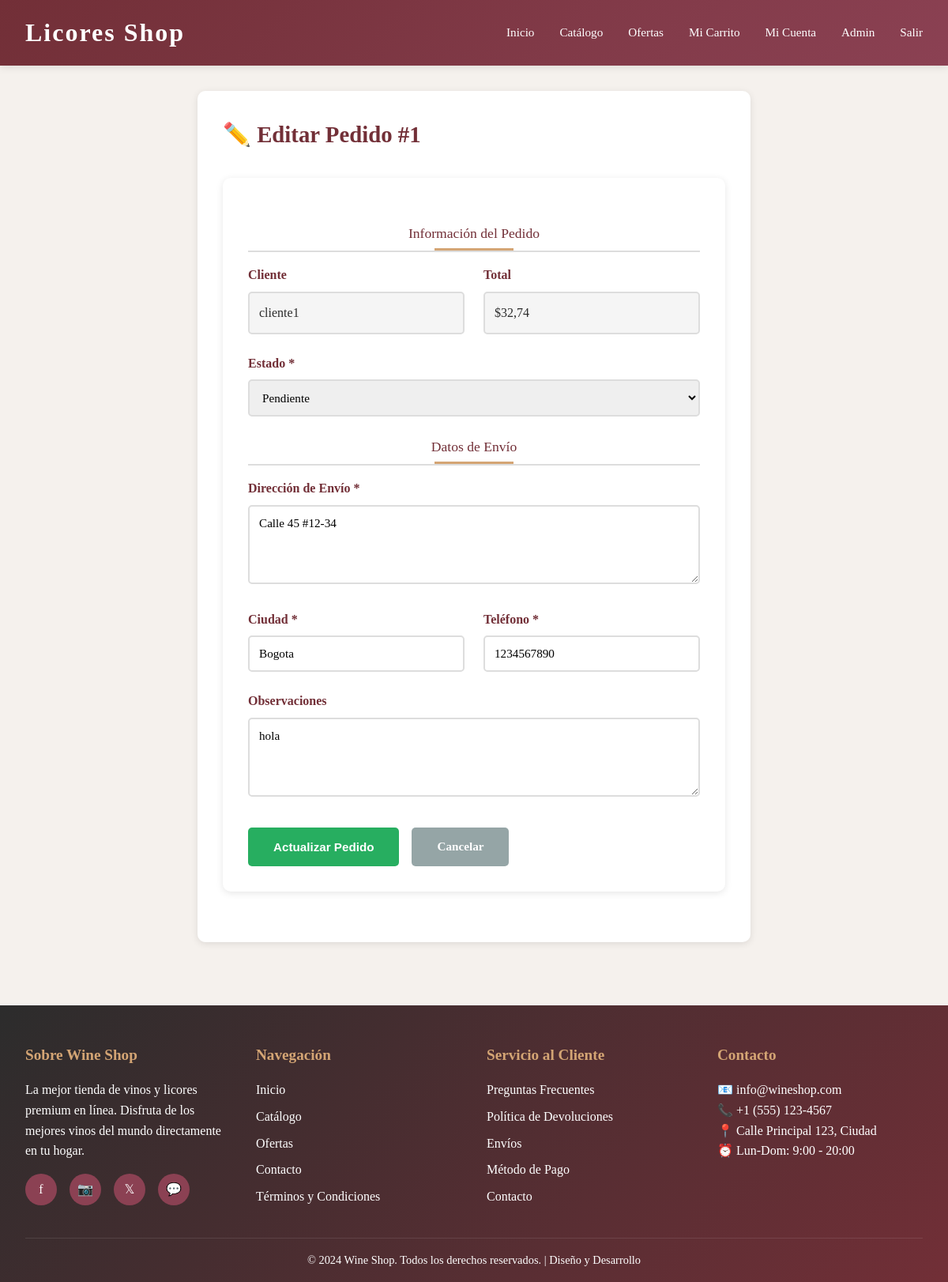
The page /pedidos/editar/1/ (signed in) on the database its author committed.
### shop/models.py (models this page shows, shortened)
class Pedido(models.Model):
    ESTADOS_PEDIDO = [
        ('pendiente', 'Pendiente'),
        ('confirmado', 'Confirmado'),
        ('enviado', 'Enviado'),
        ('entregado', 'Entregado'),
        ('cancelado', 'Cancelado'),
    ]
    METODOS_PAGO = [
        ('tarjeta', 'Tarjeta de Crédito'),
        ('efectivo', 'Efectivo'),
        ('transferencia', 'Transferencia Bancaria'),
    ]
    cliente = models.ForeignKey(User, on_delete=models.CASCADE, related_name='pedidos')
    fecha_pedido = models.DateTimeField(auto_now_add=True)
    total = models.DecimalField(max_digits=10, decimal_places=2)
    estado = models.CharField(max_length=20, choices=ESTADOS_PEDIDO, default='pendiente')
    metodo_pago = models.CharField(max_length=20, choices=METODOS_PAGO)
    direccion_envio = models.TextField()
    ciudad_envio = models.CharField(max_length=100)
    telefono_envio = models.CharField(max_length=20)
    observaciones = models.TextField(blank=True)
    class Meta:
        ordering = ['-fecha_pedido']
        indexes = [
            models.Index(fields=['cliente', 'estado']),
            models.Index(fields=['-fecha_pedido']),
        ]

### shop/views.py (the view, shortened to what this page needs)
# urls.py: path('pedidos/editar/<int:id>/', views.pedido_edit, name='pedido_edit'),
@admin_required
def pedido_edit(request, id):
    pedido = get_object_or_404(Pedido, id=id)
    context = {'pedido': pedido}
    return render(request, 'crud/pedido_form.html', context)

### shop/views.py (called while the page is built)
def admin_required(view_func):
    @wraps(view_func)
    def wrapper(request, *args, **kwargs):
        if not request.user.is_authenticated:
            return redirect('login')
        if not request.user.is_superuser:
            messages.error(request, 'Acceso denegado. Solo administradores.')
            return redirect('home')
        return view_func(request, *args, **kwargs)
    return wrapper

### templates/crud/pedido_form.html (shortened to what this page needs)
{% extends "crud/base_crud.html" %}
{% block crud_content %}
<div class="form-container">
    <h2 class="form-title">✏️ Editar Pedido #{{ pedido.id }}</h2>
    <form method="POST">
        <div class="section-title">Información del Pedido</div>
        <div class="form-row">
            <div class="form-group">
                <label>Cliente</label>
                <div class="readonly-field">{{ pedido.cliente.username }}</div>
            </div>
            <div class="form-group">
                <label>Total</label>
                <div class="readonly-field">${{ pedido.total }}</div>
            </div>
        </div>
        <div class="form-group">
            <label for="estado">Estado *</label>
            <select id="estado" name="estado" required>
                <option value="pendiente" {% if pedido.estado == 'pendiente' %}selected{% endif %}>Pendiente</option>
            </select>
        </div>
        <div class="section-title">Datos de Envío</div>
        <div class="form-group">
            <label for="direccion_envio">Dirección de Envío *</label>
            <textarea id="direccion_envio" name="direccion_envio" required>{{ pedido.direccion_envio }}</textarea>
        </div>
        <div class="form-row">
            <div class="form-group">
                <label for="ciudad_envio">Ciudad *</label>
                <input type="text" id="ciudad_envio" name="ciudad_envio" required value="{{ pedido.ciudad_envio }}">
            </div>
            <div class="form-group">
                <label for="telefono_envio">Teléfono *</label>
                <input type="tel" id="telefono_envio" name="telefono_envio" required value="{{ pedido.telefono_envio }}">
            </div>
        </div>
        <div class="form-group">
            <label for="observaciones">Observaciones</label>
            <textarea id="observaciones" name="observaciones">{{ pedido.observaciones }}</textarea>
        </div>
        <div class="form-actions">
            <button type="submit" class="btn-submit">Actualizar Pedido</button>
            <a href="{% url 'pedidos_list' %}" class="btn-cancel">Cancelar</a>
        </div>
    </form>
</div>
{% endblock %}

### templates/base.html (style rules this page uses)
* { margin: 0; padding: 0; box-sizing: border-box; }
:root { --primary: #722f37; --secondary: #8b4153; --accent: #d4a574; --light: #f5f1ed; --dark: #2c2c2c; --white: #ffffff; --error: #e74c3c; --success: #27ae60; }
body { font-family: 'Playfair Display', 'Georgia', serif; background-color: var(--light); color: var(--dark); line-height: 1.6; }
.section-title { font-size: 2.5rem; color: var(--primary); margin: 2rem 0 1rem; text-align: center; position: relative; padding-bottom: 1rem; }
.section-title::after { content: ''; position: absolute; bottom: 0; left: 50%; transform: translateX(-50%); width: 100px; height: 3px; background: var(--accent); }
form { background: var(--white); padding: 2rem; border-radius: 10px; box-shadow: 0 2px 10px rgba(0,0,0,0.1); margin: 2rem 0; }
.form-group { margin-bottom: 1.5rem; }
label { display: block; margin-bottom: 0.5rem; color: var(--primary); font-weight: 600; }
input, textarea, select { width: 100%; padding: 0.75rem; border: 2px solid #ddd; border-radius: 5px; font-family: 'Playfair Display', serif; font-size: 0.95rem; transition: border-color 0.3s ease; }

### templates/crud/pedido_form.html (style rules this page uses)
.form-container { background: white; padding: 2rem; border-radius: 10px; box-shadow: 0 2px 10px rgba(0,0,0,0.1); max-width: 700px; margin: 0 auto; }
.form-title { font-size: 1.8rem; color: #722f37; margin-bottom: 2rem; display: flex; align-items: center; gap: 1rem; }
.form-group { margin-bottom: 1.5rem; }
.form-row { display: grid; grid-template-columns: repeat(auto-fit, minmax(250px, 1fr)); gap: 1.5rem; }
label { display: block; margin-bottom: 0.5rem; color: #722f37; font-weight: 600; }
input, textarea, select { width: 100%; padding: 0.75rem; border: 2px solid #ddd; border-radius: 5px; font-family: 'Playfair Display', serif; font-size: 0.95rem; transition: border-color 0.3s ease; }
textarea { resize: vertical; min-height: 100px; }
.readonly-field { background: #f5f5f5; padding: 0.75rem; border-radius: 5px; border: 2px solid #ddd; }
.section-title { font-size: 1.1rem; color: #722f37; margin-top: 1.5rem; margin-bottom: 1rem; padding-bottom: 0.5rem; border-bottom: 2px solid #ddd; }
.form-actions { display: flex; gap: 1rem; margin-top: 2rem; flex-wrap: wrap; }
.btn-submit { background: #27ae60; color: white; padding: 0.75rem 2rem; border: none; border-radius: 5px; font-size: 0.95rem; font-weight: 600; cursor: pointer; transition: all 0.3s ease; }
.btn-cancel { background: #95a5a6; color: white; padding: 0.75rem 2rem; border: none; border-radius: 5px; font-size: 0.95rem; font-weight: 600; cursor: pointer; text-decoration: none; display: inline-block; transition: all 0.3s ease; }

### rows shown on the page
Pedido: id "1", cliente.username "cliente1", total "32,74", estado "Pendiente", direccion_envio "Calle 45 #12-34", ciudad_envio "Bogota", telefono_envio "1234567890", observaciones "hola"
